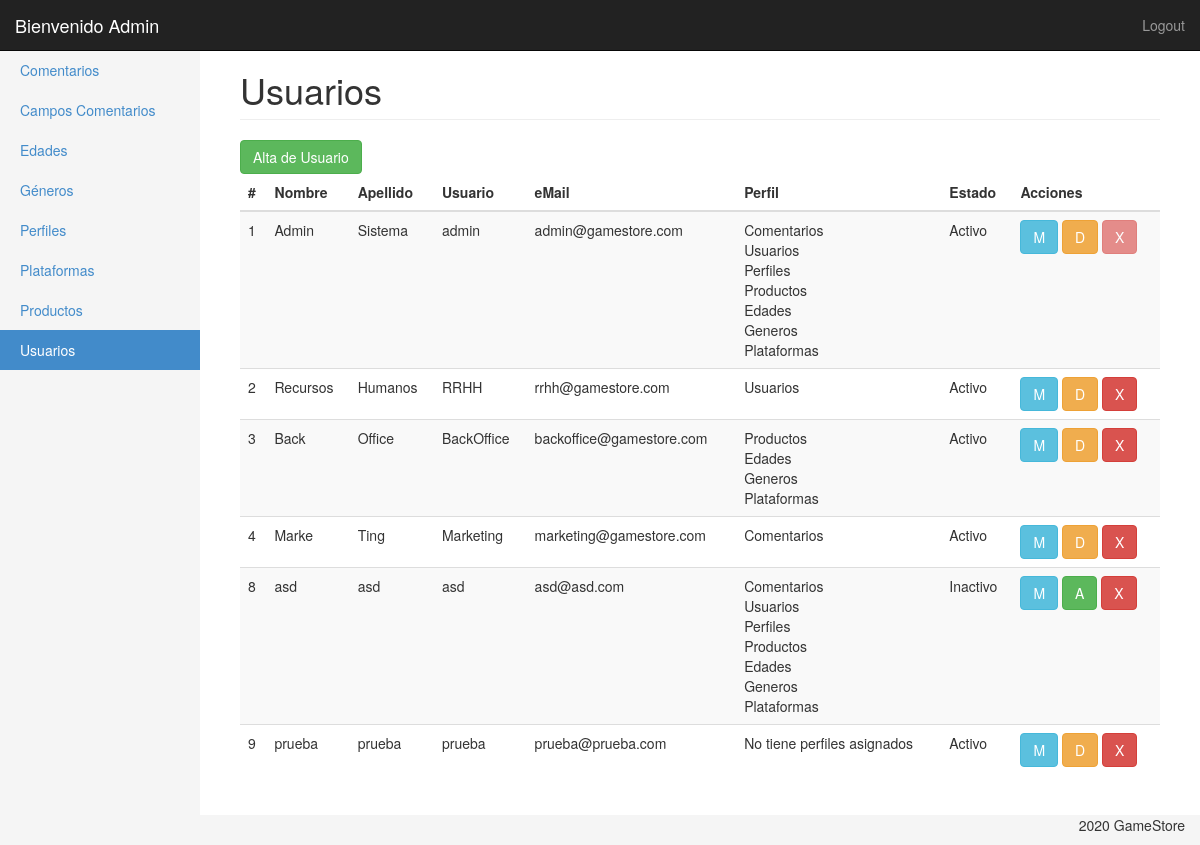
/ProduccionWeb_TP1/panel/usuarios.php (signed in), run on an earlier commit of the app's database.
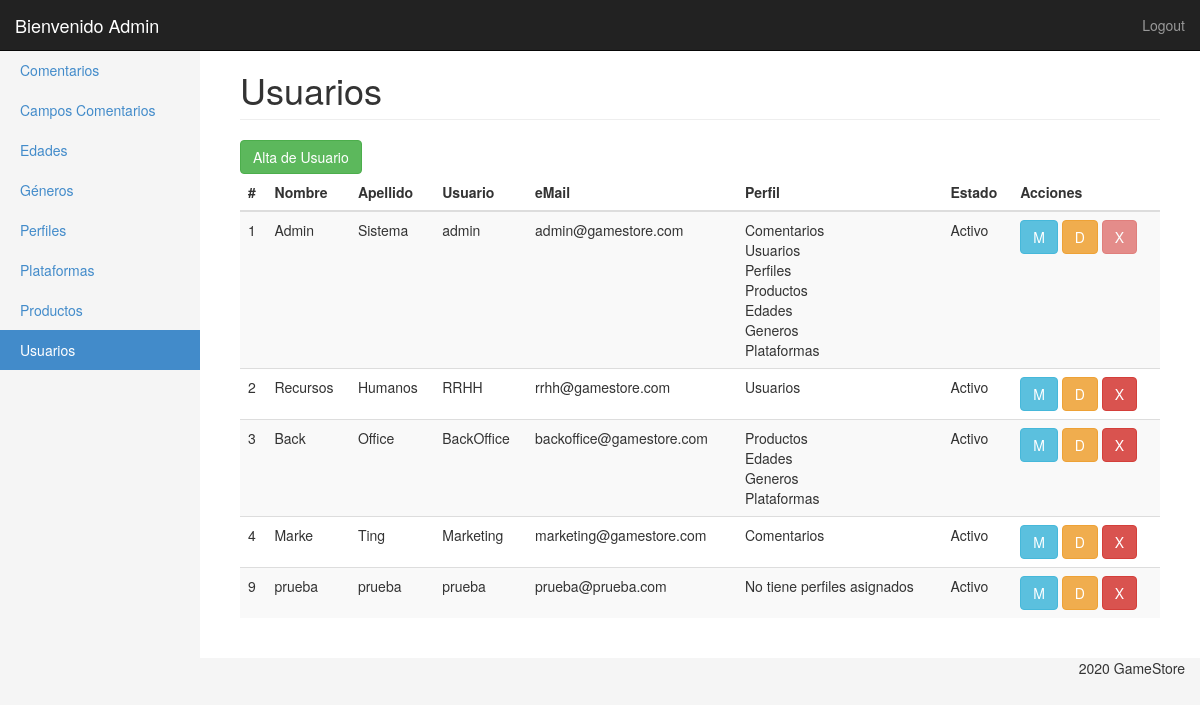
And on a later commit of the database.
### tables this page shows
CREATE TABLE `usuarios` (
  `id_usuario` int(11) NOT NULL,
  `nombre` varchar(100) NOT NULL,
  `apellido` varchar(100) NOT NULL,
  `usuario` varchar(20) NOT NULL,
  `clave` varchar(50) NOT NULL,
  `email` varchar(100) NOT NULL,
  `activo` tinyint(1) NOT NULL DEFAULT 1,
  `salt` varchar(50) NOT NULL,
  `enabled` tinyint(1) NOT NULL DEFAULT 1
);

### ProduccionWeb_TP1/panel/clases/usuarios.php (called while the page is built, shortened)
<?php
class Usuario
{
	private $con;
	public function __construct($con)
	{
		$this->con = $con;
	}
	public function getList()
	{
		$query = "SELECT id_usuario,nombre,apellido,email,usuario,clave,activo,enabled,usuario
					FROM usuarios
					WHERE enabled = 1";
		$resultado = array();
		foreach ($this->con->query($query) as $key => $usuario) {
			$resultado[$key] = $usuario;
			$sql = 'SELECT nombre
			FROM perfil
			INNER JOIN usuarios_perfiles ON (usuarios_perfiles.perfil_id = perfil.id)
			WHERE usuarios_perfiles.usuario_id = ' . $usuario['id_usuario'];
			foreach ($this->con->query($sql) as $perfil) {
				$resultado[$key]['perfiles'][] = $perfil['nombre'];
			}
		}
		return $resultado;
	}
}

### ProduccionWeb_TP1/panel/usuarios.php (the view, shortened to what this page needs)
<?php
require('inc/header.php');
?>
<div class="container-fluid">
	<?php $userMenu = 'Usuarios';
	include('inc/side_bar.php');
	?>
	<div class="col-sm-9 col-md-10 main">
		<h1 class="page-header">
			Usuarios
		</h1>
		<?php if (in_array('usu.add', $_SESSION['usuario']['permisos']['cod'])) { ?>
			<a href="usuarios_ae.php"><button type="button" class="btn btn-success" title="Agregar">Alta de Usuario</button></a>
		<?php } ?>
		<div class="table-responsive">
			<table class="table table-striped">
				<thead>
					<tr>
						<th>#</th>
						<th>Nombre</th>
						<th>Apellido</th>
						<th>Usuario</th>
						<th>eMail</th>
						<th>Perfil</th>
						<th>Estado</th>
						<th>Acciones</th>
					</tr>
				</thead>
				<tbody>
					<?php
					foreach ($user->getList() as $usuario) { ?>
						<tr>
							<td><?php echo $usuario['id_usuario']; ?></td>
							<td><?php echo $usuario['nombre']; ?></td>
							<td><?php echo $usuario['apellido']; ?></td>
							<td><?php echo $usuario['usuario']; ?></td>
							<td><?php echo $usuario['email']; ?></td>
							<td><?php echo isset($usuario['perfiles']) ? implode('<br>', $usuario['perfiles']) : 'No tiene perfiles asignados'; ?></td>
							<td><?php echo ($usuario['activo']) ? 'Activo' : 'Inactivo'; ?></td>
							<td>
								<?php if (in_array('usu.edit', $_SESSION['usuario']['permisos']['cod'])) { ?>
									<a href="usuarios_ae.php?edit=<?php echo $usuario['id_usuario'] ?>"><button type="button" class="btn btn-info" title="Modificar">M</button></a>
								<?php } ?>
								<?php if (in_array('usu.act', $_SESSION['usuario']['permisos']['cod'])) { ?>
									<?php if($usuario['activo'] == 0){ ?>
										<a href="usuarios.php?modif=<?php echo $usuario['activo'] ?>&id=<?php echo $usuario['id_usuario']?>"><button type="button" class="btn btn-success" title="Activar">A</button></a>
									<?php } else { ?>
										<a href="usuarios.php?modif=<?php echo $usuario['activo'] ?>&id=<?php echo $usuario['id_usuario']?>"><button type="button" class="btn btn-warning" title="Desactivar">D</button></a>
									<?php } ?>
								<?php } ?>
								<?php if (in_array('usu.del', $_SESSION['usuario']['permisos']['cod'])) { ?>
									<?php
										if($_SESSION['usuario']['id_usuario'] == $usuario['id_usuario']){ ?>
											<button type="button" class="btn btn-danger" title="Borrar" disabled>X</button></a>
										<?php }else{ ?>
											<a href="usuarios.php?del=<?php echo $usuario['id_usuario'] ?>"><button type="button" class="btn btn-danger" title="Borrar">X</button></a>
										<?php }
									?>
								<?php } ?>
							</td>
						</tr>
					<?php } ?>
				</tbody>
			</table>
		</div>
	</div>
</div>
</div>
<?php include('inc/footer.php'); ?>

### ProduccionWeb_TP1/panel/inc/header.php (shortened to what this page needs)
<!DOCTYPE html>
<?php session_start();
include('clases/usuarios.php');
try {
  $con = new PDO('mysql:host=' . $hostname . ';puerto=' . $puerto . ';dbname=' . $database, $username, $password);
} catch (PDOException $e) {
  print "Error!: " . $e->getMessage();
  die();
}
$user = new Usuario($con);
?>
<html lang="es">
<head>
  <link href="css/bootstrap.min.css" rel="stylesheet">
  <link href="css/styles.css" rel="stylesheet">
</head>
<body>
  <nav class="navbar navbar-inverse navbar-fixed-top" role="navigation">
    <div class="container-fluid">
      <div class="navbar-header">
        <a class="navbar-brand" href="index.php">Bienvenido <?php echo $_SESSION['usuario']['nombre']  ?></a>
      </div>
      <div class="navbar-collapse collapse">
        <ul class="nav navbar-nav navbar-right">
          <li><a href="?logout">Logout</a></li>
        </ul>
      </div>
    </div>
  </nav>

What changed in the data, as far as the page shows it:
no longer on this page (row edited): usuarios: id_usuario "8", nombre "asd", apellido "asd", usuario "asd", email "asd@asd.com", perfiles "Comentarios Usuarios Perfiles Productos Edades Generos Plataformas", activo "Inactivo"
